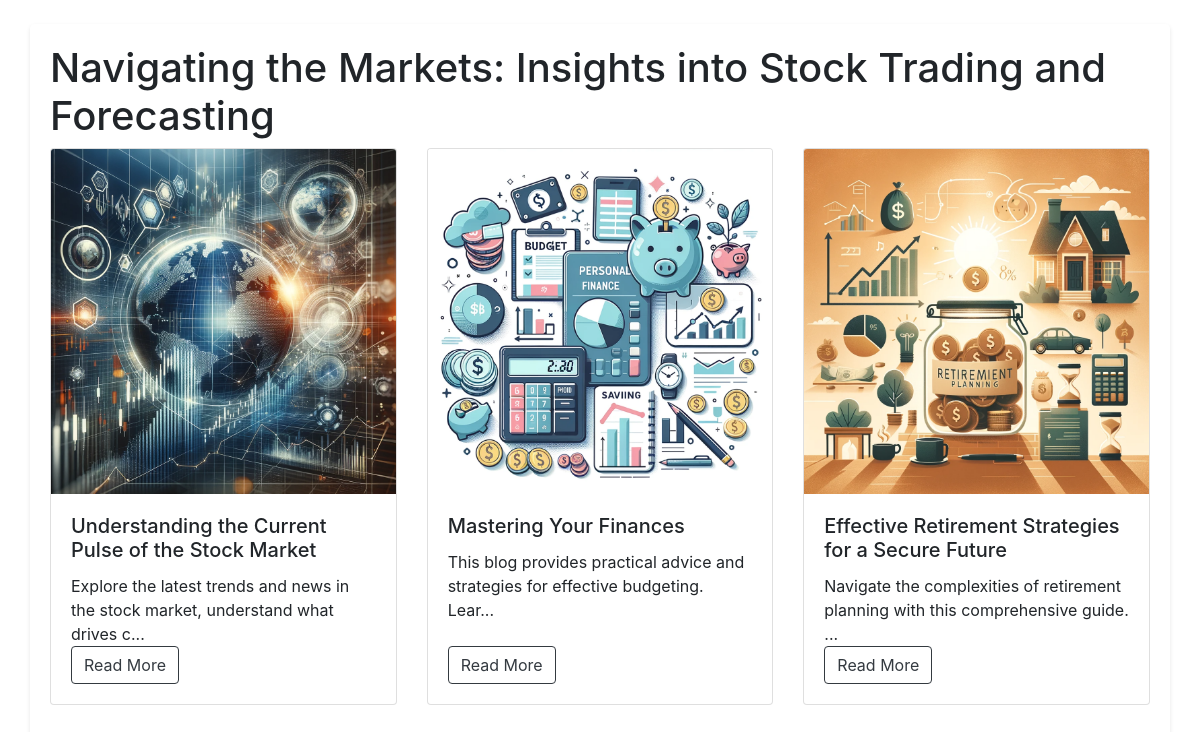
Screenshot of /blog/ with the database file from the repository.
### blog/models.py (models this page shows, shortened)
class Post(models.Model):
    level = models.CharField(max_length=20, default="No Level Specified")
    title = models.CharField(max_length=200)
    description = models.TextField(default="No description available.")
    content = models.TextField()
    slug = models.SlugField(max_length=100, unique=True, db_index=True, default= "no-slug-description", blank=True)
    pub_date = models.DateTimeField('date published', auto_now_add=True)
    image = models.ImageField(upload_to='blog_images/', default='blog_images/default.jpg')

### blog/views.py (the view)
# urls.py: path('', views.blog_list, name='blog_list'),
def blog_list(request):
    blog_posts = Post.objects.all()
    return render(request, 'blog/blog.html', {'blog_posts': blog_posts})

### blog/templates/blog/blog.html (shortened to what this page needs)
{%load static%}
<!DOCTYPE html>
<html lang="en">
<head>
    <link rel="stylesheet" href="https://maxcdn.bootstrapcdn.com/bootstrap/4.5.2/css/bootstrap.min.css">
</head>
<body>
    <div class="container mt-4">
        <h1>Navigating the Markets: Insights into Stock Trading and Forecasting</h1>
        <div class="row">
            {% for post in blog_posts %}
            <div class="col-md-4 mb-4">
                <div class="card h-100">
                    <img src="{{ post.image.url }}" class="card-img-top" alt="{{ post.title }}">
                    <div class="card-body d-flex flex-column">
                        <h5 class="card-title">{{ post.title }}</h5>
                        <p class="card-text mb-auto">{{ post.description|slice:":80" }}...</p>
                        <a href="{% url 'blog-post-detail' post.slug %}" class="btn btn-outline-dark align-self-start">Read More</a>
                    </div>
                </div>
            </div>
            {% endfor %}
        </div>
    </div>
</body>
</html>

### blog/templates/blog/blog.html (style rules this page uses)
body { background-size: cover; background-repeat: no-repeat; background-attachment: fixed; }
.container { background-color: rgba(255, 255, 255, 0.8); padding: 20px; border-radius: 5px; box-shadow: 0 2px 4px rgba(0, 0, 0, 0.1); margin-top: 20px; }

### rows the page displays
Post: image (picture), title "Understanding the Current Pulse of the Stock Market", description "Explore the latest trends and news in the stock market, understand what drives c"
Post: image (picture), title "Mastering Your Finances", description "This blog provides practical advice and strategies for effective budgeting. Lear"
Post: image (picture), title "Effective Retirement Strategies for a Secure Future", description "Navigate the complexities of retirement planning with this comprehensive guide."
